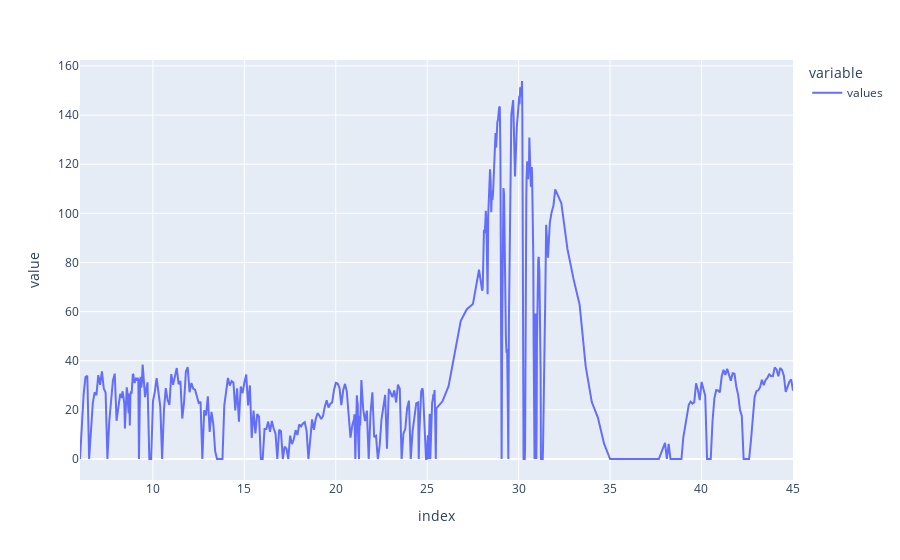

Source (notebook cell):
### Code cell
db['chromato'][0].df.plot()

### Figure 1 — Plotly figure (JSON) as saved in the notebook; plotly's stock layout.template omitted (floating-point values rounded to 4 significant figures; data arrays with more than 128 entries replaced by an {"elided": "..."} marker saying what was removed)
{"data": [{"hovertemplate": "variable=values<br>index=%{x}<br>value=%{y}<extra></extra>", "legendgroup": "values", "line": {"color": "#636efa", "dash": "solid"}, "mode": "lines", "name": "values", "orientation": "v", "showlegend": true, "type": "scatter", "x": {"elided": "505 float values"}, "xaxis": "x", "y": {"elided": "505 float values"}, "yaxis": "y"}], "layout": {"legend": {"title": {"text": "variable"}, "tracegroupgap": 0}, "margin": {"t": 60}, "xaxis": {"anchor": "y", "domain": [0, 1], "title": {"text": "index"}}, "yaxis": {"anchor": "x", "domain": [0, 1], "title": {"text": "value"}}}}
